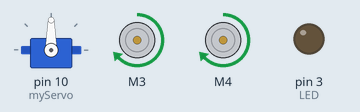
The sketch below on a simulated Arduino Uno, built with avr-gcc and run on an emulated ATmega328P. On the bench: servo, 2 × DC motor (green arrow = forward, orange = backward, longer = faster), output pins drawn as LEDs (lit = HIGH).

Above: at 0.05 s.
At 2.25 s:
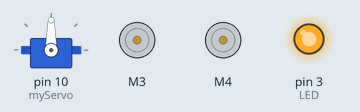
At 4.5 s:
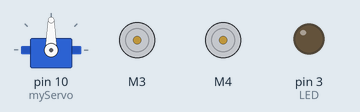
At 6.75 s:
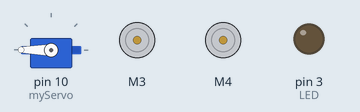
At 9.0 s:
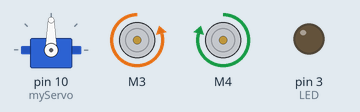
Timing chart, 0 to 11.7 s (numbered marks = the images above):
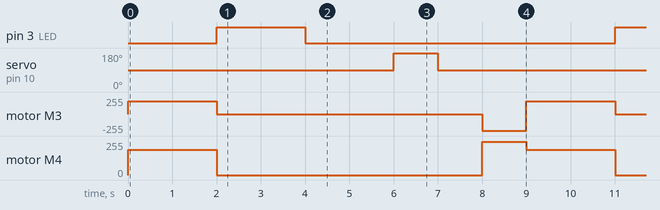

The sketch:

motor_shield.ino
```cpp
//viral science
//voice controlled car www.youtube.com/c/viralscience  www.viralsciencecreativity.com

#include <AFMotor.h> //Adafruit Motor Shield Library. First you must download and install AFMotor library
#include <Servo.h>   //Servo library. This is standard library. (Sketch -> Include Library -> Servo)
String voice;
#define LED 3

AF_DCMotor motor1 (3, MOTOR12_1KHZ); //create motor #1 using M1 output on Motor Drive Shield, set to 1kHz PWM frequency
AF_DCMotor motor2 (4, MOTOR12_1KHZ); //create motor #2 using M2 output on Motor Drive Shield, set to 1kHz PWM frequency
Servo myServo; //define servo name

void setup()
{
  Serial.begin(9600); //start serial communication
  myServo.attach(10); //define our servo pin (the motor shield servo1 input = digital pin 10)
  myServo.write(90);  //servo position is 90 degrees
  pinMode(LED, OUTPUT);

}

void loop()
{
  /*while (Serial.available()){ //Check if there is an available byte to read
     delay(10); //Delay added to make thing stable
    char c = Serial.read(); //Conduct a serial read
    if (c == '#') {break;} //Exit the loop when the # is detected after the word
    voice += c; //Shorthand for voice = voice + c
  }
  if (voice.length() > 0){
    if(voice == "*go ahead"){*/
      forward_car();
      digitalWrite(LED, HIGH);   // turn the LED on (HIGH is the voltage level)
      delay(2000);
      digitalWrite(LED, LOW);   // turn the LED on (HIGH is the voltage level)
      delay(2000);
      /*}
    else if(voice == "*go back"){
      back_car();
      }
    else if(voice == "*right") {
      right_car();
    }
    else if(voice == "*left") {*/
      left_car();
    /*}
    else if(voice == "*stop") {
      stop_car();
    }

  voice=""; //Reset the variable after initiating
  }*/
}

void forward_car()
{
  motor1.run(FORWARD);
  motor1.setSpeed(700);
  motor2.run(FORWARD);
  motor2.setSpeed(700);
  delay(2000);
  motor1.run(RELEASE);
  motor2.run(RELEASE);
}

void back_car()
{
  motor1.run(BACKWARD);
  motor1.setSpeed(700);
  motor2.run(BACKWARD);
  motor2.setSpeed(700);
  delay(2000);
  motor1.run(RELEASE);
  motor2.run(RELEASE);
}

void right_car()
{
  myServo.write(0);
  delay(1000);
  myServo.write(90);
  delay(1000);
  motor1.run(FORWARD);
  motor1.setSpeed(250);
  motor2.run(BACKWARD);
  motor2.setSpeed(250);
  delay(1000);
  motor1.run(RELEASE);
  motor2.run(RELEASE);
}

void left_car()
{
  myServo.write(180);
  delay(1000);
  myServo.write(90);
  delay(1000);
  motor1.run(BACKWARD);
  motor1.setSpeed(250);
  motor2.run(FORWARD);
  motor2.setSpeed(250);
  delay(1000);
  motor1.run(RELEASE);
  motor2.run(RELEASE);
}

void stop_car ()
{
  motor1.run(RELEASE);
  motor2.run(RELEASE);
}
```

Measured:
- by itself, pin 3 (LED): alternates HIGH for 2.0 s and LOW for 7.0 s
- by itself, servo on pin 10 (myServo): alternates 180° for 1.0 s and 90° for 8.0 s
- by itself, motor M3: repeats every 9.0 s: stopped 6.0 s, backward 250/255 1.0 s, forward 188/255 2.0 s
- by itself, motor M4: repeats every 9.0 s: stopped 6.0 s, forward 250/255 1.0 s, forward 188/255 2.0 s
